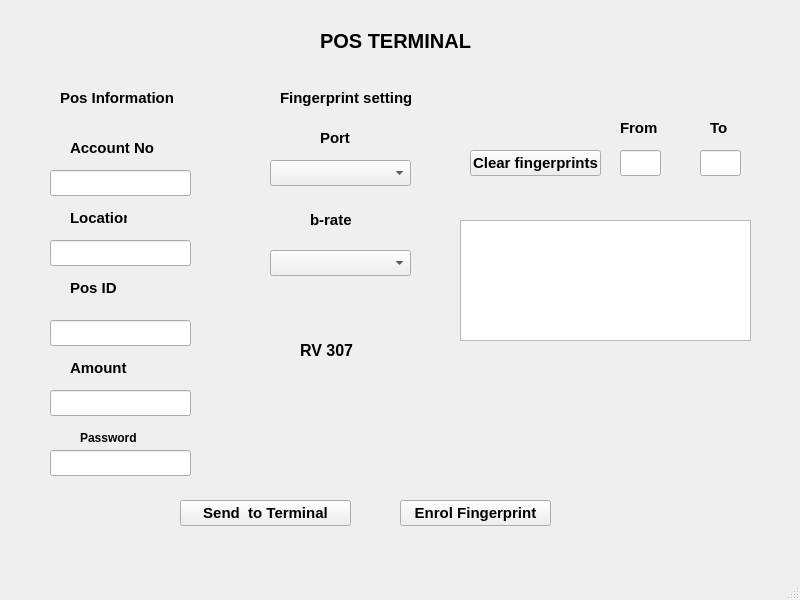
<?xml version="1.0" encoding="UTF-8"?>
<ui version="4.0">
 <class>MainWindow</class>
 <widget class="QMainWindow" name="MainWindow">
  <property name="geometry">
   <rect>
    <x>0</x>
    <y>0</y>
    <width>800</width>
    <height>600</height>
   </rect>
  </property>
  <property name="windowTitle">
   <string>MainWindow</string>
  </property>
  <widget class="QWidget" name="centralwidget">
   <widget class="QPushButton" name="btnsendttermina">
    <property name="geometry">
     <rect>
      <x>180</x>
      <y>500</y>
      <width>171</width>
      <height>26</height>
     </rect>
    </property>
    <property name="font">
     <font>
      <pointsize>11</pointsize>
      <weight>75</weight>
      <bold>true</bold>
     </font>
    </property>
    <property name="text">
     <string>Send  to Terminal</string>
    </property>
    <property name="autoDefault">
     <bool>true</bool>
    </property>
    <property name="default">
     <bool>false</bool>
    </property>
    <property name="flat">
     <bool>false</bool>
    </property>
   </widget>
   <widget class="QLabel" name="label">
    <property name="geometry">
     <rect>
      <x>70</x>
      <y>360</y>
      <width>57</width>
      <height>16</height>
     </rect>
    </property>
    <property name="font">
     <font>
      <pointsize>11</pointsize>
      <weight>75</weight>
      <bold>true</bold>
     </font>
    </property>
    <property name="text">
     <string>Amount</string>
    </property>
   </widget>
   <widget class="QLabel" name="label_2">
    <property name="geometry">
     <rect>
      <x>280</x>
      <y>90</y>
      <width>131</width>
      <height>16</height>
     </rect>
    </property>
    <property name="font">
     <font>
      <pointsize>11</pointsize>
      <weight>75</weight>
      <bold>true</bold>
     </font>
    </property>
    <property name="text">
     <string>Fingerprint settings</string>
    </property>
   </widget>
   <widget class="QLabel" name="label_3">
    <property name="geometry">
     <rect>
      <x>320</x>
      <y>130</y>
      <width>57</width>
      <height>16</height>
     </rect>
    </property>
    <property name="font">
     <font>
      <pointsize>11</pointsize>
      <weight>75</weight>
      <bold>true</bold>
     </font>
    </property>
    <property name="text">
     <string>Port</string>
    </property>
   </widget>
   <widget class="QLabel" name="label_4">
    <property name="geometry">
     <rect>
      <x>310</x>
      <y>210</y>
      <width>61</width>
      <height>20</height>
     </rect>
    </property>
    <property name="font">
     <font>
      <pointsize>11</pointsize>
      <weight>75</weight>
      <bold>true</bold>
     </font>
    </property>
    <property name="text">
     <string>b-rate</string>
    </property>
   </widget>
   <widget class="QLabel" name="label_5">
    <property name="geometry">
     <rect>
      <x>60</x>
      <y>90</y>
      <width>131</width>
      <height>16</height>
     </rect>
    </property>
    <property name="font">
     <font>
      <pointsize>11</pointsize>
      <weight>75</weight>
      <bold>true</bold>
     </font>
    </property>
    <property name="text">
     <string>Pos Information</string>
    </property>
   </widget>
   <widget class="QLineEdit" name="linelocation">
    <property name="geometry">
     <rect>
      <x>50</x>
      <y>240</y>
      <width>141</width>
      <height>26</height>
     </rect>
    </property>
    <property name="font">
     <font>
      <pointsize>11</pointsize>
      <weight>75</weight>
      <bold>true</bold>
     </font>
    </property>
   </widget>
   <widget class="QLabel" name="label_6">
    <property name="geometry">
     <rect>
      <x>70</x>
      <y>210</y>
      <width>57</width>
      <height>16</height>
     </rect>
    </property>
    <property name="font">
     <font>
      <pointsize>11</pointsize>
      <weight>75</weight>
      <bold>true</bold>
     </font>
    </property>
    <property name="text">
     <string>Location</string>
    </property>
   </widget>
   <widget class="QLabel" name="label_7">
    <property name="geometry">
     <rect>
      <x>70</x>
      <y>280</y>
      <width>57</width>
      <height>16</height>
     </rect>
    </property>
    <property name="font">
     <font>
      <pointsize>11</pointsize>
      <weight>75</weight>
      <bold>true</bold>
     </font>
    </property>
    <property name="text">
     <string>Pos ID</string>
    </property>
   </widget>
   <widget class="QLineEdit" name="linepoid">
    <property name="geometry">
     <rect>
      <x>50</x>
      <y>320</y>
      <width>141</width>
      <height>26</height>
     </rect>
    </property>
    <property name="font">
     <font>
      <pointsize>11</pointsize>
      <weight>75</weight>
      <bold>true</bold>
     </font>
    </property>
   </widget>
   <widget class="QLineEdit" name="lineamount">
    <property name="geometry">
     <rect>
      <x>50</x>
      <y>390</y>
      <width>141</width>
      <height>26</height>
     </rect>
    </property>
    <property name="font">
     <font>
      <pointsize>11</pointsize>
      <weight>75</weight>
      <bold>true</bold>
     </font>
    </property>
   </widget>
   <widget class="QPushButton" name="btnclear">
    <property name="geometry">
     <rect>
      <x>470</x>
      <y>150</y>
      <width>131</width>
      <height>26</height>
     </rect>
    </property>
    <property name="font">
     <font>
      <pointsize>11</pointsize>
      <weight>75</weight>
      <bold>true</bold>
     </font>
    </property>
    <property name="text">
     <string>Clear fingerprints</string>
    </property>
   </widget>
   <widget class="QLabel" name="label_8">
    <property name="geometry">
     <rect>
      <x>620</x>
      <y>120</y>
      <width>57</width>
      <height>16</height>
     </rect>
    </property>
    <property name="font">
     <font>
      <pointsize>11</pointsize>
      <weight>75</weight>
      <bold>true</bold>
     </font>
    </property>
    <property name="text">
     <string>From</string>
    </property>
   </widget>
   <widget class="QLabel" name="label_9">
    <property name="geometry">
     <rect>
      <x>710</x>
      <y>120</y>
      <width>57</width>
      <height>16</height>
     </rect>
    </property>
    <property name="font">
     <font>
      <pointsize>11</pointsize>
      <weight>75</weight>
      <bold>true</bold>
     </font>
    </property>
    <property name="text">
     <string>To</string>
    </property>
   </widget>
   <widget class="QLineEdit" name="linefrom">
    <property name="geometry">
     <rect>
      <x>620</x>
      <y>150</y>
      <width>41</width>
      <height>26</height>
     </rect>
    </property>
    <property name="font">
     <font>
      <pointsize>11</pointsize>
      <weight>75</weight>
      <bold>true</bold>
     </font>
    </property>
   </widget>
   <widget class="QLineEdit" name="lineto">
    <property name="geometry">
     <rect>
      <x>700</x>
      <y>150</y>
      <width>41</width>
      <height>26</height>
     </rect>
    </property>
    <property name="font">
     <font>
      <pointsize>11</pointsize>
      <weight>75</weight>
      <bold>true</bold>
     </font>
    </property>
   </widget>
   <widget class="QTextEdit" name="txtmessage">
    <property name="geometry">
     <rect>
      <x>460</x>
      <y>220</y>
      <width>291</width>
      <height>121</height>
     </rect>
    </property>
    <property name="font">
     <font>
      <pointsize>11</pointsize>
      <weight>75</weight>
      <bold>true</bold>
     </font>
    </property>
   </widget>
   <widget class="QPushButton" name="btnenrol">
    <property name="geometry">
     <rect>
      <x>400</x>
      <y>500</y>
      <width>151</width>
      <height>26</height>
     </rect>
    </property>
    <property name="font">
     <font>
      <pointsize>11</pointsize>
      <weight>75</weight>
      <bold>true</bold>
     </font>
    </property>
    <property name="text">
     <string>Enrol Fingerprint</string>
    </property>
   </widget>
   <widget class="QLineEdit" name="lineaccno">
    <property name="geometry">
     <rect>
      <x>50</x>
      <y>170</y>
      <width>141</width>
      <height>26</height>
     </rect>
    </property>
    <property name="font">
     <font>
      <pointsize>11</pointsize>
      <weight>75</weight>
      <bold>true</bold>
     </font>
    </property>
   </widget>
   <widget class="QLabel" name="label_10">
    <property name="geometry">
     <rect>
      <x>70</x>
      <y>140</y>
      <width>91</width>
      <height>16</height>
     </rect>
    </property>
    <property name="font">
     <font>
      <pointsize>11</pointsize>
      <weight>75</weight>
      <bold>true</bold>
     </font>
    </property>
    <property name="text">
     <string>Account No</string>
    </property>
   </widget>
   <widget class="QComboBox" name="lineport">
    <property name="geometry">
     <rect>
      <x>270</x>
      <y>160</y>
      <width>141</width>
      <height>26</height>
     </rect>
    </property>
    <property name="font">
     <font>
      <pointsize>11</pointsize>
      <weight>75</weight>
      <bold>true</bold>
     </font>
    </property>
    <property name="currentText" stdset="0">
     <string/>
    </property>
   </widget>
   <widget class="QComboBox" name="linebrate">
    <property name="geometry">
     <rect>
      <x>270</x>
      <y>250</y>
      <width>141</width>
      <height>26</height>
     </rect>
    </property>
    <property name="font">
     <font>
      <pointsize>11</pointsize>
      <weight>75</weight>
      <bold>true</bold>
     </font>
    </property>
   </widget>
   <widget class="QLabel" name="label_11">
    <property name="geometry">
     <rect>
      <x>320</x>
      <y>20</y>
      <width>251</width>
      <height>41</height>
     </rect>
    </property>
    <property name="font">
     <font>
      <pointsize>15</pointsize>
      <weight>75</weight>
      <bold>true</bold>
     </font>
    </property>
    <property name="text">
     <string>POS TERMINAL</string>
    </property>
   </widget>
   <widget class="QLabel" name="label_12">
    <property name="geometry">
     <rect>
      <x>300</x>
      <y>340</y>
      <width>91</width>
      <height>20</height>
     </rect>
    </property>
    <property name="font">
     <font>
      <pointsize>12</pointsize>
      <weight>75</weight>
      <bold>true</bold>
     </font>
    </property>
    <property name="text">
     <string>RV 307 </string>
    </property>
   </widget>
   <widget class="QLineEdit" name="lineamount_2">
    <property name="geometry">
     <rect>
      <x>50</x>
      <y>450</y>
      <width>141</width>
      <height>26</height>
     </rect>
    </property>
    <property name="font">
     <font>
      <pointsize>11</pointsize>
      <weight>75</weight>
      <bold>true</bold>
     </font>
    </property>
    <property name="inputMask">
     <string comment="*"/>
    </property>
   </widget>
   <widget class="QLabel" name="label_13">
    <property name="geometry">
     <rect>
      <x>80</x>
      <y>430</y>
      <width>71</width>
      <height>16</height>
     </rect>
    </property>
    <property name="font">
     <font>
      <weight>75</weight>
      <bold>true</bold>
     </font>
    </property>
    <property name="text">
     <string>Password</string>
    </property>
   </widget>
  </widget>
  <widget class="QMenuBar" name="menubar">
   <property name="geometry">
    <rect>
     <x>0</x>
     <y>0</y>
     <width>800</width>
     <height>22</height>
    </rect>
   </property>
  </widget>
  <widget class="QStatusBar" name="statusbar"/>
 </widget>
 <resources/>
 <connections/>
</ui>
